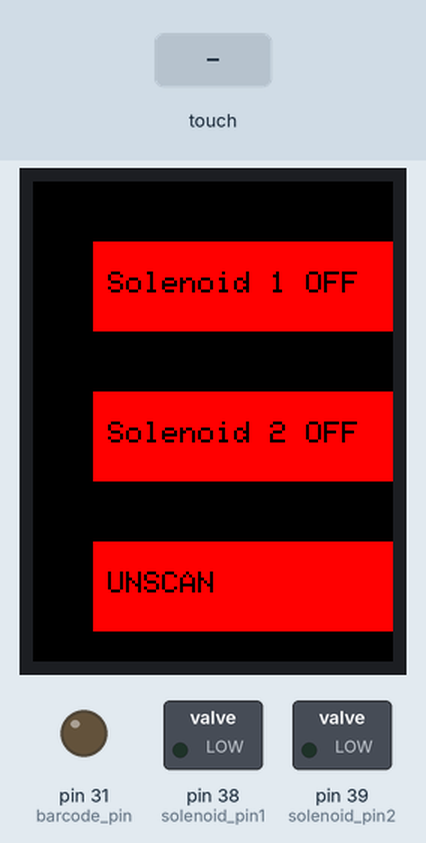
Simulated run of this sketch. Board: Arduino Mega 2560, built with avr-gcc and run on an emulated ATmega2560. Parts: 240×320 colour display, switched loads named in the sketch (green lamp = pin HIGH), output pins drawn as LEDs (lit = HIGH). Inputs (shaded band) come from the test bench.

Above: at 1.4 s.
1.5 s: touch panel pressed at 38 % / 30 % of its raw x / y range
At 1.9 s:
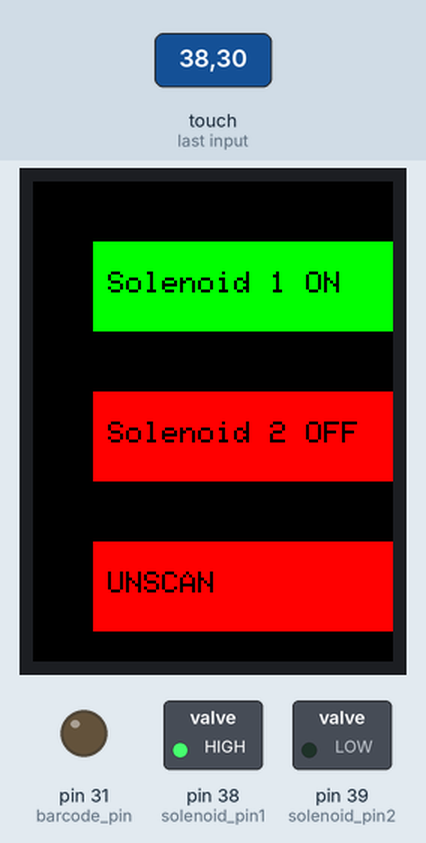
3.0 s: touch panel pressed at 38 % / 50 % of its raw x / y range
At 4.2 s:
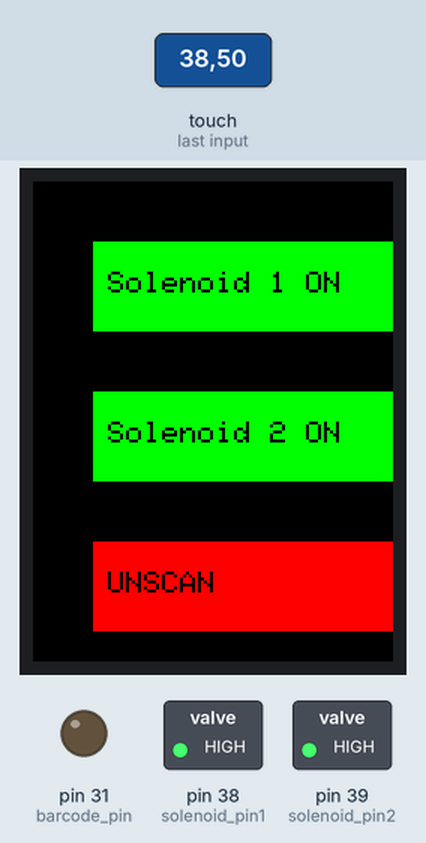
4.5 s: touch panel pressed at 62 % / 30 % of its raw x / y range
At 5.3 s:
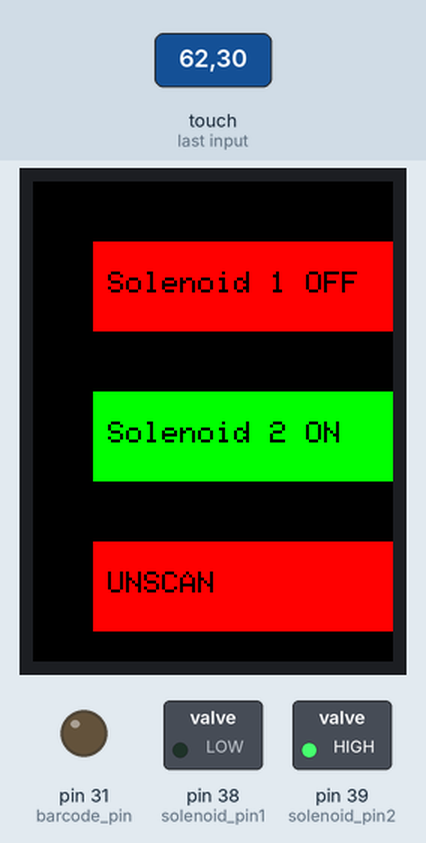
6.0 s: touch panel pressed at 38 % / 90 % of its raw x / y range
At 6.4 s:
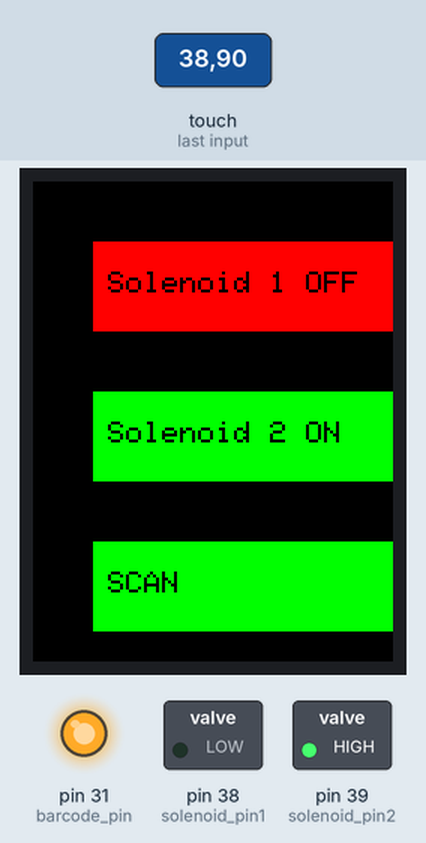
7.5 s: touch panel pressed at 87 % / 30 % of its raw x / y range
At 8.7 s:
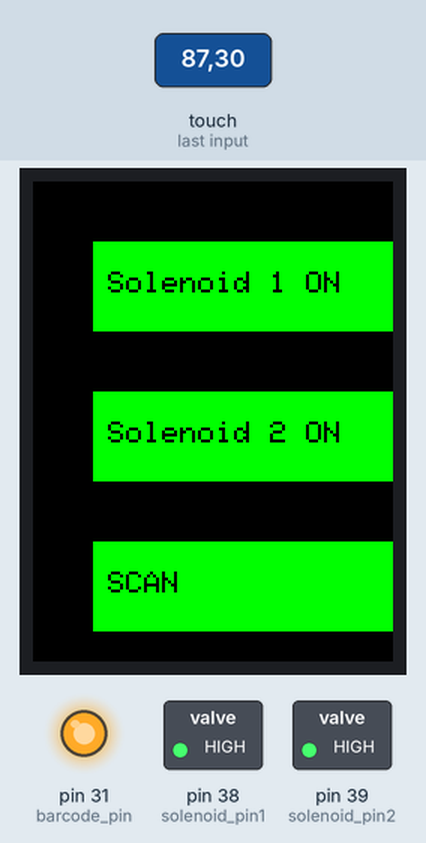
9.0 s: touch panel pressed at 62 % / 50 % of its raw x / y range
At 9.9 s:
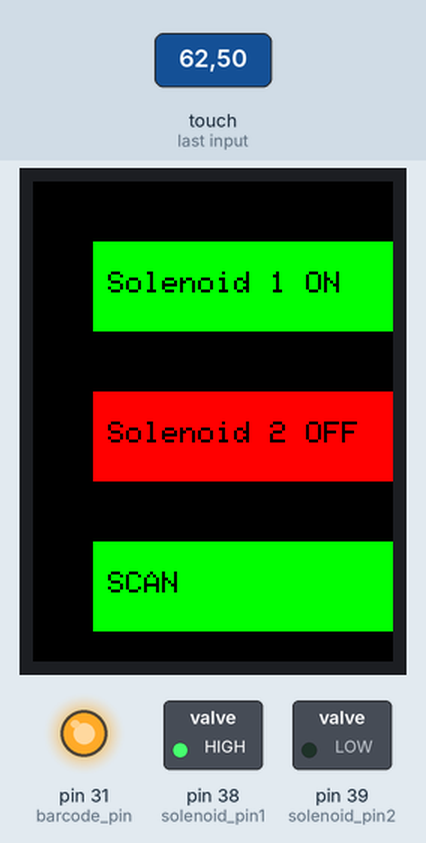
Timing chart, 0 to 11.5 s (numbered marks = the images above; inputs shaded):
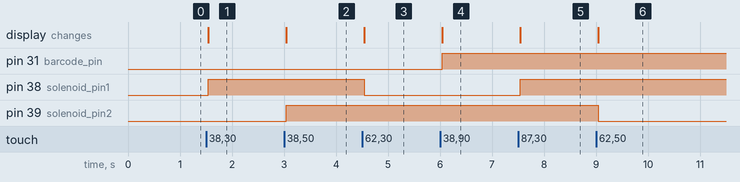

Measured:
- after the input at 1.5 s, pin 38 (solenoid_pin1): LOW → HIGH at once; the display: changes at once (image 1)
- after the input at 3.0 s, pin 39 (solenoid_pin2): LOW → HIGH at once; the display: changes at once (image 2)
- after the input at 4.5 s, pin 38 (solenoid_pin1): HIGH → LOW at once; the display: changes at once (image 3)
- after the input at 6.0 s, pin 31 (barcode_pin): LOW → HIGH at once; the display: changes at once (image 4)
- after the input at 7.5 s, pin 38 (solenoid_pin1): LOW → HIGH at once; the display: changes at once (image 5)
- after the input at 9.0 s, pin 39 (solenoid_pin2): HIGH → LOW at once; the display: changes at once (image 6)

The sketch:

3buttons_barcodescanner.ino
```cpp
#include <Adafruit_GFX.h>
#include <MCUFRIEND_kbv.h>
#include <TouchScreen.h>

#define barcode_pin 31

#define solenoid_pin1 38
#define solenoid_pin2 39

#define MINPRESSURE 200
#define MAXPRESSURE 1000

String lastBarcode = ""; // Store the last scanned barcode

// Touchscreen settings
const int XP = 9, XM = A3, YP = A2, YM = 8; // 320x480 ID=0x9488
const int TS_LEFT = 112, TS_RT = 944, TS_TOP = 94, TS_BOT = 932;

TouchScreen ts = TouchScreen(XP, YP, XM, YM, 300); // Touch screen initialization
MCUFRIEND_kbv tft;                                 // TFT display object

// Colors
#define BLACK 0x0000
#define BLUE 0x001F
#define RED 0xF800
#define GREEN 0x07E0
#define CYAN 0x07FF
#define MAGENTA 0xF81F
#define YELLOW 0xFFE0
#define WHITE 0xFFFF

int pixel_x, pixel_y; // Touch coordinates

// Button states
bool buttonState1 = false;
bool buttonState2 = false;
bool buttonState3 = false;

// Button positions and sizes
int button1x = 40, button1y = 40, buttonWidth1 = 200, buttonHeight1 = 60;
int button2x = 40, button2y = 140, buttonWidth2 = 200, buttonHeight2 = 60;
int button3x = 40, button3y = 240, buttonWidth3 = 200, buttonHeight3 = 60;

// Touch detection function
bool Touch_getXY(void) {
    TSPoint p = ts.getPoint();
    pinMode(YP, OUTPUT); // restore shared pins
    pinMode(XM, OUTPUT); // because TFT control pins
    bool pressed = (p.z > MINPRESSURE && p.z < MAXPRESSURE);
    if (pressed) {
        pixel_x = map(p.x, TS_LEFT, TS_RT, 0, tft.width());
        pixel_y = map(p.y, TS_TOP, TS_BOT, 0, tft.height());
    }
    return pressed;
}

// Function to draw all buttons based on their states
void drawButtons() {
    // Solenoid 1 button
    tft.fillRect(button1x, button1y, buttonWidth1, buttonHeight1, buttonState1 ? GREEN : RED);
    tft.setCursor(button1x + 10, button1y + 20);
    tft.setTextColor(BLACK);
    tft.setTextSize(2);
    tft.print(buttonState1 ? "Solenoid 1 ON" : "Solenoid 1 OFF");

    // Solenoid 2 button
    tft.fillRect(button2x, button2y, buttonWidth2, buttonHeight2, buttonState2 ? GREEN : RED);
    tft.setCursor(button2x + 10, button2y + 20);
    tft.setTextColor(BLACK);
    tft.setTextSize(2);
    tft.print(buttonState2 ? "Solenoid 2 ON" : "Solenoid 2 OFF");

    // Barcode SCAN button
    tft.fillRect(button3x, button3y, buttonWidth3, buttonHeight3, buttonState3 ? GREEN : RED);
    tft.setCursor(button3x + 10, button3y + 20);
    tft.setTextColor(BLACK);
    tft.setTextSize(2);
    tft.print(buttonState3 ? "SCAN" : "UNSCAN");

    // Update solenoid and barcode states
    digitalWrite(solenoid_pin1, buttonState1);
    digitalWrite(solenoid_pin2, buttonState2);
    digitalWrite(barcode_pin, buttonState3);
}

void scanBarcodes() {
    if (!buttonState3) return; // Only scan if the SCAN button is ON

    if (Serial2.available()) {
        String barcode = "";
        while (Serial2.available()) {
            char c = Serial2.read();
            if (c == '\n') break; // Stop reading at newline
            barcode += c;
        }

        if (barcode.length() > 0 && barcode != lastBarcode) {
            lastBarcode = barcode;
            Serial.print("Scanned Barcode: ");
            Serial.println(barcode);

            scanned_barcode(barcode);
        }
    }
}

void scanned_barcode(String barcode) {
    tft.fillRect(80, 350, 220, 50, BLACK);
    tft.setCursor(80, 350);

    tft.setTextColor(WHITE);
    tft.setTextSize(2);
    tft.print(barcode);

}

void setup(void) {
    pinMode(solenoid_pin1, OUTPUT);
    pinMode(solenoid_pin2, OUTPUT);
    pinMode(barcode_pin, OUTPUT);

    Serial2.begin(9600);
    Serial.begin(9600);
    uint16_t ID = tft.readID();

    tft.begin(ID);
    tft.setRotation(0);      // Portrait mode
    tft.fillScreen(BLACK);   // Fill the screen with black initially

    drawButtons(); // Draw the initial buttons
}

void loop(void) {
    static bool lastTouchState = false; // Track last touch state
    bool currentTouchState = Touch_getXY();

    if (currentTouchState && !lastTouchState) {
        if (pixel_x > button1x && pixel_x < button1x + buttonWidth1 &&
            pixel_y > button1y && pixel_y < button1y + buttonHeight1) {
            buttonState1 = !buttonState1; // Toggle Solenoid 1 state
        } else if (pixel_x > button2x && pixel_x < button2x + buttonWidth2 &&
                   pixel_y > button2y && pixel_y < button2y + buttonHeight2) {
            buttonState2 = !buttonState2; // Toggle Solenoid 2 state
        } else if (pixel_x > button3x && pixel_x < button3x + buttonWidth3 &&
                   pixel_y > button3y && pixel_y < button3y + buttonHeight3) {
            buttonState3 = !buttonState3; // Toggle SCAN state
        }

        drawButtons(); // Update button states
    }

    lastTouchState = currentTouchState;
    scanBarcodes(); // Continuously check for barcodes
}
```
